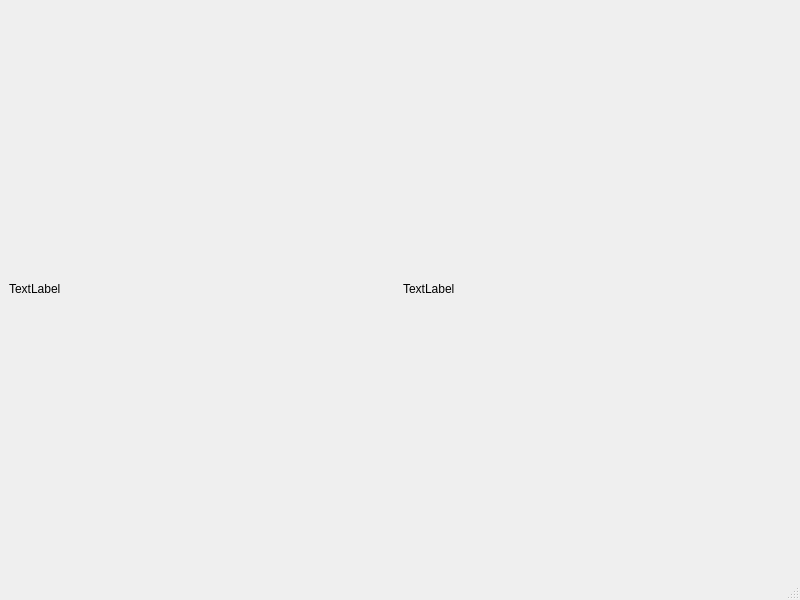
<?xml version="1.0" encoding="UTF-8"?>
<ui version="4.0">
 <class>MainWindow</class>
 <widget class="QMainWindow" name="MainWindow">
  <property name="geometry">
   <rect>
    <x>0</x>
    <y>0</y>
    <width>800</width>
    <height>600</height>
   </rect>
  </property>
  <property name="windowTitle">
   <string>MainWindow</string>
  </property>
  <widget class="QWidget" name="centralwidget">
   <layout class="QHBoxLayout" name="horizontalLayout_2">
    <item>
     <layout class="QVBoxLayout" name="verticalLayout">
      <item>
       <widget class="QLabel" name="label">
        <property name="text">
         <string>TextLabel</string>
        </property>
       </widget>
      </item>
     </layout>
    </item>
    <item>
     <layout class="QVBoxLayout" name="verticalLayout_2">
      <item>
       <widget class="QLabel" name="label_2">
        <property name="text">
         <string>TextLabel</string>
        </property>
       </widget>
      </item>
     </layout>
    </item>
   </layout>
  </widget>
  <widget class="QMenuBar" name="menubar">
   <property name="geometry">
    <rect>
     <x>0</x>
     <y>0</y>
     <width>800</width>
     <height>21</height>
    </rect>
   </property>
  </widget>
  <widget class="QStatusBar" name="statusbar"/>
 </widget>
 <resources/>
 <connections/>
</ui>
